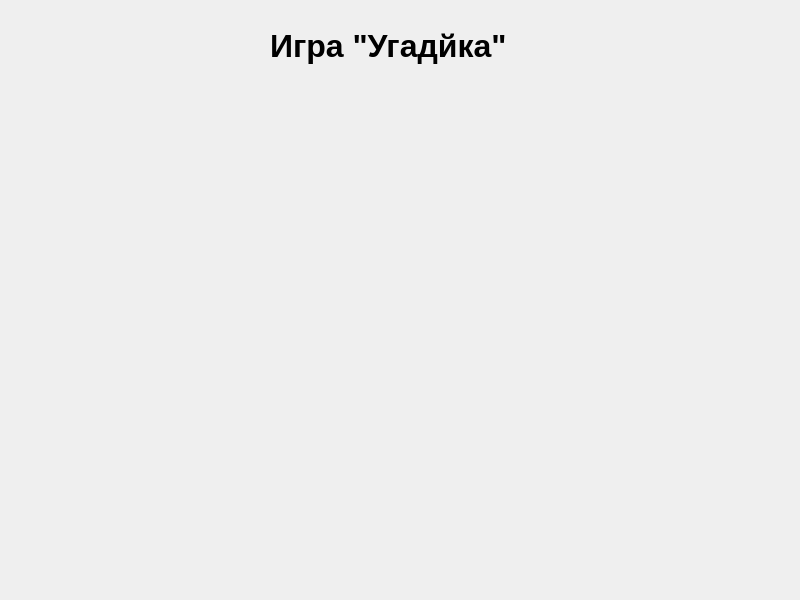
<?xml version="1.0" encoding="UTF-8"?>
<ui version="4.0">
 <class>Widget</class>
 <widget class="QWidget" name="Widget">
  <property name="geometry">
   <rect>
    <x>0</x>
    <y>0</y>
    <width>800</width>
    <height>600</height>
   </rect>
  </property>
  <property name="windowTitle">
   <string>Widget</string>
  </property>
  <widget class="QLabel" name="label">
   <property name="geometry">
    <rect>
     <x>270</x>
     <y>20</y>
     <width>261</width>
     <height>51</height>
    </rect>
   </property>
   <property name="font">
    <font>
     <family>Arial</family>
     <pointsize>24</pointsize>
     <bold>true</bold>
    </font>
   </property>
   <property name="text">
    <string>Игра &quot;Угадйка&quot;</string>
   </property>
  </widget>
 </widget>
 <resources/>
 <connections/>
</ui>
